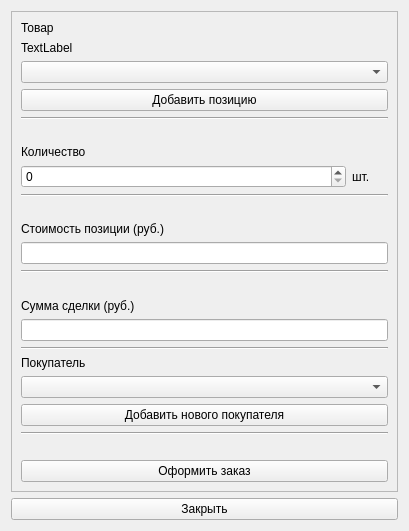
<?xml version="1.0" encoding="UTF-8"?>
<ui version="4.0">
 <class>WarehouseSystemArrangeOrderWidget</class>
 <widget class="QWidget" name="WarehouseSystemArrangeOrderWidget">
  <property name="geometry">
   <rect>
    <x>0</x>
    <y>0</y>
    <width>409</width>
    <height>531</height>
   </rect>
  </property>
  <property name="windowTitle">
   <string>Оформление заказа | ООО &quot;Нинель&quot;</string>
  </property>
  <layout class="QGridLayout" name="gridLayout">
   <item row="1" column="0">
    <widget class="QPushButton" name="pbClose">
     <property name="text">
      <string>Закрыть</string>
     </property>
    </widget>
   </item>
   <item row="0" column="0">
    <widget class="QFrame" name="frMain">
     <property name="frameShape">
      <enum>QFrame::StyledPanel</enum>
     </property>
     <property name="frameShadow">
      <enum>QFrame::Raised</enum>
     </property>
     <layout class="QGridLayout" name="gridLayout_2">
      <item row="3" column="0">
       <layout class="QVBoxLayout" name="verticalLayout_2">
        <item>
         <spacer name="verticalSpacer">
          <property name="orientation">
           <enum>Qt::Vertical</enum>
          </property>
          <property name="sizeHint" stdset="0">
           <size>
            <width>20</width>
            <height>40</height>
           </size>
          </property>
         </spacer>
        </item>
        <item>
         <widget class="QLabel" name="lTotalCostHeader">
          <property name="text">
           <string>Сумма сделки (руб.)</string>
          </property>
         </widget>
        </item>
        <item>
         <widget class="QLineEdit" name="leTotalCost"/>
        </item>
        <item>
         <widget class="Line" name="line_4">
          <property name="orientation">
           <enum>Qt::Horizontal</enum>
          </property>
         </widget>
        </item>
       </layout>
      </item>
      <item row="6" column="0">
       <widget class="QPushButton" name="pbArrangeOrder">
        <property name="text">
         <string>Оформить заказ</string>
        </property>
       </widget>
      </item>
      <item row="1" column="0">
       <layout class="QVBoxLayout" name="verticalLayout_5">
        <item>
         <spacer name="verticalSpacer_2">
          <property name="orientation">
           <enum>Qt::Vertical</enum>
          </property>
          <property name="sizeHint" stdset="0">
           <size>
            <width>20</width>
            <height>40</height>
           </size>
          </property>
         </spacer>
        </item>
        <item>
         <widget class="QLabel" name="lProductsCountHeader">
          <property name="text">
           <string>Количество</string>
          </property>
         </widget>
        </item>
        <item>
         <layout class="QHBoxLayout" name="horizontalLayout_7" stretch="9,1">
          <item>
           <widget class="QSpinBox" name="sbProductsCount">
            <property name="singleStep">
             <number>1</number>
            </property>
           </widget>
          </item>
          <item>
           <widget class="QLabel" name="lProductsCountUnit">
            <property name="text">
             <string>шт.</string>
            </property>
           </widget>
          </item>
         </layout>
        </item>
        <item>
         <widget class="Line" name="line_2">
          <property name="orientation">
           <enum>Qt::Horizontal</enum>
          </property>
         </widget>
        </item>
       </layout>
      </item>
      <item row="4" column="0">
       <layout class="QVBoxLayout" name="verticalLayout_3">
        <item>
         <widget class="QLabel" name="lCustomerHeader">
          <property name="text">
           <string>Покупатель</string>
          </property>
         </widget>
        </item>
        <item>
         <widget class="QComboBox" name="cbCustomers"/>
        </item>
        <item>
         <widget class="QPushButton" name="pbAddNewCustomer">
          <property name="text">
           <string>Добавить нового покупателя</string>
          </property>
         </widget>
        </item>
        <item>
         <widget class="Line" name="line_3">
          <property name="orientation">
           <enum>Qt::Horizontal</enum>
          </property>
         </widget>
        </item>
       </layout>
      </item>
      <item row="0" column="0">
       <layout class="QVBoxLayout" name="verticalLayout">
        <item>
         <widget class="QLabel" name="lProductHeader">
          <property name="text">
           <string>Товар</string>
          </property>
         </widget>
        </item>
        <item>
         <widget class="QLabel" name="lChangedProduct">
          <property name="text">
           <string>TextLabel</string>
          </property>
         </widget>
        </item>
        <item>
         <widget class="QComboBox" name="cbProducts">
          <property name="contextMenuPolicy">
           <enum>Qt::DefaultContextMenu</enum>
          </property>
          <property name="layoutDirection">
           <enum>Qt::LeftToRight</enum>
          </property>
          <property name="sizeAdjustPolicy">
           <enum>QComboBox::AdjustToContents</enum>
          </property>
         </widget>
        </item>
        <item>
         <widget class="QPushButton" name="pbAddProduct">
          <property name="text">
           <string>Добавить позицию</string>
          </property>
         </widget>
        </item>
        <item>
         <widget class="Line" name="line">
          <property name="orientation">
           <enum>Qt::Horizontal</enum>
          </property>
         </widget>
        </item>
       </layout>
      </item>
      <item row="2" column="0">
       <layout class="QVBoxLayout" name="verticalLayout_6">
        <item>
         <spacer name="verticalSpacer_5">
          <property name="orientation">
           <enum>Qt::Vertical</enum>
          </property>
          <property name="sizeHint" stdset="0">
           <size>
            <width>20</width>
            <height>40</height>
           </size>
          </property>
         </spacer>
        </item>
        <item>
         <widget class="QLabel" name="lPositionCostHeader">
          <property name="text">
           <string>Стоимость позиции (руб.)</string>
          </property>
         </widget>
        </item>
        <item>
         <widget class="QLineEdit" name="lePositionCost"/>
        </item>
        <item>
         <widget class="Line" name="line_7">
          <property name="orientation">
           <enum>Qt::Horizontal</enum>
          </property>
         </widget>
        </item>
       </layout>
      </item>
      <item row="5" column="0">
       <spacer name="verticalSpacer_3">
        <property name="orientation">
         <enum>Qt::Vertical</enum>
        </property>
        <property name="sizeHint" stdset="0">
         <size>
          <width>20</width>
          <height>40</height>
         </size>
        </property>
       </spacer>
      </item>
     </layout>
    </widget>
   </item>
  </layout>
 </widget>
 <resources/>
 <connections/>
</ui>
